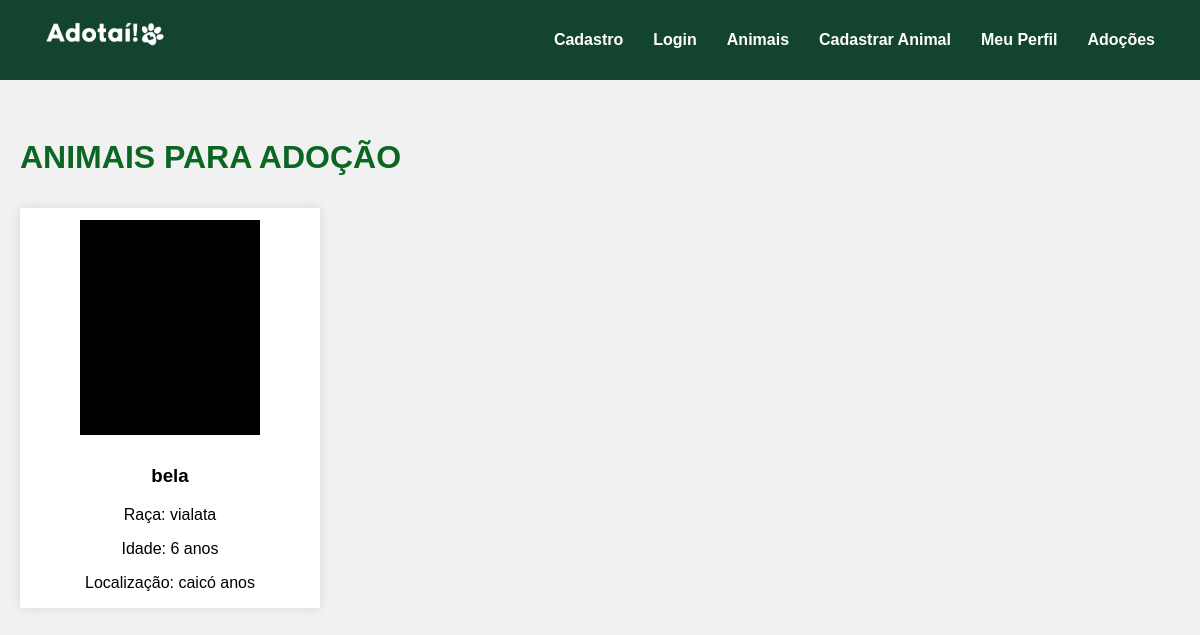
Before: / with the older database file.
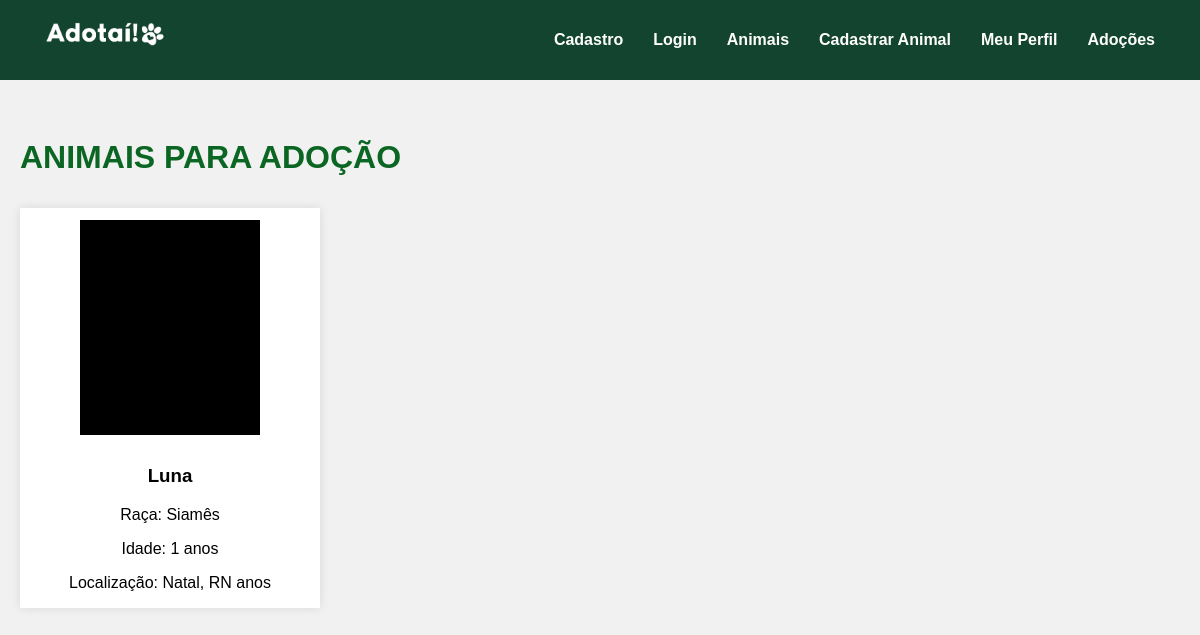
After: the same page with the newer database file.
### models/animal.py (models this page shows)
class Animal(Base):
    __tablename__ = "animais"
    id: Mapped[int] = mapped_column(Integer, primary_key=True)
    nome: Mapped[str] = mapped_column(String(40), nullable=False)
    raca: Mapped[str] = mapped_column(String(40), nullable=False)
    idade: Mapped[int] = mapped_column(Integer, nullable=False)
    sexo: Mapped[str] = mapped_column(String(40), nullable=False)
    porte: Mapped[str] = mapped_column(String(40), nullable=False)
    vacinado: Mapped[bool] = mapped_column(Boolean, nullable=False)
    vacinas_tomadas: Mapped[str] = mapped_column(String(320), nullable=False)
    sobre: Mapped[str] = mapped_column(String(320), nullable=False)
    foto: Mapped[str] = mapped_column(String(700), nullable=False)
    localizacao: Mapped[str] = mapped_column(String(100), nullable=False)
    nome_protetor: Mapped[str] = mapped_column(String(320), nullable=False)
    telefone_contato: Mapped[str] = mapped_column(String(15), nullable=False)
    email_contato: Mapped[str] = mapped_column(String(100), unique=True, nullable=False)
    def __repr__(self):
        return f"<Animal {self.nome}>"

### app.py (the view)
@app.route('/')
def index():
    with Sessao_base() as sessao:
        animais = sessao.query(Animal).all()
        print(animais)
    return render_template('index.html', animais=animais)

### templates/index.html (shortened to what this page needs)
{% extends 'base.html'%}
{% block extra_css %}<link rel="stylesheet" href="{{ url_for('static', filename='index.css') }}">{% endblock %}
{% block conteudo %}
<div class="img">
    </div>
<div class="container">
    <h1 class="titulo1">ANIMAIS PARA ADOÇÃO</h1>
    <div class="animais">
       {% for animal in animais %}
            <div class="animal-card">
                <div class="foto-animal">
                    <div class="imagem-animal">
                    </div>
                </div>
                <div class="info-animal">
                <h3>{{ animal.nome }}</h3>
                <p>Raça: {{ animal.raca }}</p>
                <p>Idade: {{ animal.idade }} anos</p>
                <p>Localização: {{ animal.localizacao }} anos</p>
                </div>
            </div>
        {% endfor %}
    </div>
</div>
{% endblock %}

### templates/base.html (shortened to what this page needs)
<!DOCTYPE html>
<html lang="en">
<head>
    <link rel="stylesheet" href="{{ url_for('static', filename='style.css') }}?v=2">
    <link rel="stylesheet" href="{{ url_for('static', filename='menu.css') }}">
    {% block extra_css %}{% endblock %}
<body>
    {% include 'componentes/menu.html' %}
    {% block conteudo %}
    {% endblock %}
</body>
</html>

### templates/componentes/menu.html
<nav class="menu">
    <div class="logo">
        <a href="../"><img src="{{ url_for('static', filename='img/logo.png') }}" alt="Logo"></a>
    </div>
    <div class="links">
        <a href="/auth/cadastro">Cadastro</a>
        <a href="/auth/login">Login</a>
        <a href="/animais">Animais</a>
        <a href="/animais/cadastrar_animal">Cadastrar Animal</a>
        <a href="/perfil">Meu Perfil</a>
        <a href="/animais/animais_adocao_cadastrar">Adoções</a>
    </div>
</nav>

### static/style.css (style rules this page uses)
h1, h2, h3, p, a { font-family:'Gill Sans', 'Gill Sans MT', Calibri, 'Trebuchet MS', sans-serif; }
body { background-color: #f1f1f1; margin: 0; }
.logo img { width: 120px; height: auto; }
.menu a, .menu span { white-space: nowrap; color: red; }
.logo { display: flex; justify-content: space-between; width: 100%; }
.container { display: flex; align-items: flex-start; justify-content: center; justify-content: space-evenly; gap: 10px; max-height: 95%; align-items: flex-start; max-width: 100%; margin: 0 auto; }

### static/menu.css (style rules this page uses)
.menu { height: 10vh; min-height: 60px; width: 100%; background: #13442f; display: flex; align-items: center; justify-content: space-between; padding: 0 30px; box-sizing: border-box; }
.menu a { color: white; text-decoration: none; margin: 0 15px; font-weight: bold; }
.menu .logo img { width: 120px; }
.menu .links { display: flex; align-items: center; }
.container { height: 90vh; overflow-y: auto; padding: 20px; box-sizing: border-box; width: 100%; }

### static/index.css (style rules this page uses)
body { background-color: #f1f1f1; margin: 0; }
.logo img { width: 120px; height: auto; }
.logo { display: flex; justify-content: space-between; width: 100%; }
.container { display: flex; flex-direction: column; justify-content: flex-start; }
.animal-card { display: flex; background-color: white; box-shadow: 0 0 10px rgba(0,0,0,0.1); width: 300px; height: 400px; flex-direction: column; }
.info-animal { max-height: auto; text-align: center; }
.imagem-animal { display: flex; background-color: black; height: 90%; width: 60%; justify-self: center; align-self: center; }
.foto-animal { display: flex; height: 60%; align-content: center; justify-content: center; }
.titulo1 { color:#0B6623; }
.animais { display: flex; flex-direction: row; gap: 5%; }

Changed rows visible on the page:
changed Animal: nome "bela" → "Luna"; raca "vialata" → "Siamês"; idade "6" → "1"; localizacao "caicó" → "Natal, RN"
